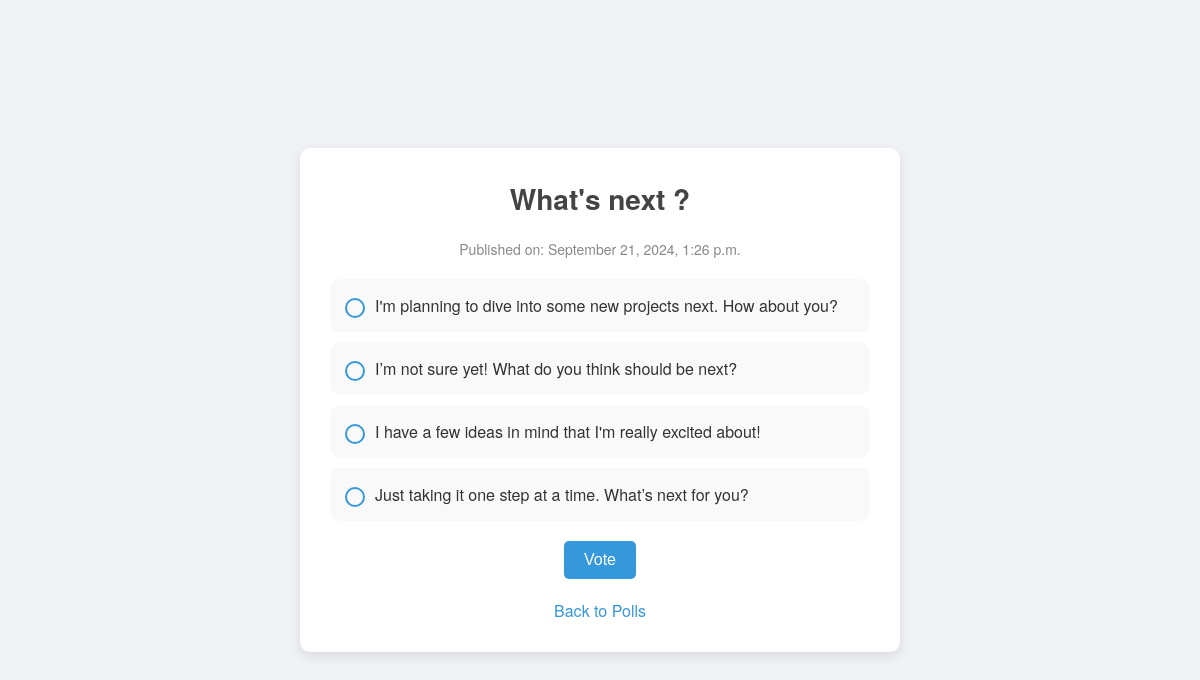
Screenshot of /polls/4/ with the database file from the repository.
### polls/models.py (models this page shows, shortened)
class Question(models.Model):
    question_text = models.CharField(max_length=200)
    pub_date = models.DateTimeField("date published")

class Choice(models.Model):
    question = models.ForeignKey(Question, on_delete=models.CASCADE)
    choice_text = models.CharField(max_length=200)
    votes = models.IntegerField(default=0)

### polls/views.py (the view)
# urls.py: path("<int:pk>/", view=views.DetailView.as_view(), name="detail"),
class DetailView(generic.DetailView):
    model = Question
    template_name = "polls/question_detail.html"
    """
    Excludes any questions that aren't published yet.
    """
    def get_queryset(self) -> QuerySet[Any]:
        return Question.objects.filter(pub_date__lte=timezone.now())

### polls/templates/polls/question_detail.html (shortened to what this page needs)
<!DOCTYPE html>
<html lang="en">
<head>
</head>
<body>
    <div class="container">
        <h1>{{ question.question_text }}</h1>
        <div class="pub-date">Published on: {{ question.pub_date|date:"F j, Y, g:i a" }}</div>
        <form action="{% url 'polls:vote' question.id %}" method="post">
            <ul class="choices">
                {% for choice in question.choice_set.all %}
                <li class="choice-item">
                    <label class="choice">
                        <span class="custom-radio"></span>
                        {{ choice.choice_text }}
                    </label>
                </li>
                {% endfor %}
            </ul>
            <button type="submit">Vote</button>
        </form>
        <a href="{% url 'polls:index' %}" class="back-link">Back to Polls</a>
    </div>
</body>
</html>

### polls/templates/polls/question_detail.html (style rules this page uses)
* { margin: 0; padding: 0; box-sizing: border-box; }
body { font-family: 'Helvetica Neue', Arial, sans-serif; background-color: #f0f2f5; color: #333; display: flex; justify-content: center; align-items: center; min-height: 100vh; padding: 20px; }
.container { background-color: #fff; border-radius: 10px; box-shadow: 0 4px 12px rgba(0, 0, 0, 0.1); max-width: 600px; width: 100%; padding: 30px; text-align: center; }
h1 { font-size: 28px; color: #444; margin-bottom: 20px; }
.pub-date { font-size: 14px; color: #888; margin-bottom: 20px; }
.choices { list-style-type: none; padding: 0; }
.choice-item { background-color: #f9f9f9; margin: 10px 0; padding: 15px; border-radius: 10px; transition: box-shadow 0.2s; cursor: pointer; }
label { display: flex; align-items: center; width: 100%; text-align: left; }
.custom-radio { width: 20px; height: 20px; border-radius: 50%; border: 2px solid #3498db; display: inline-block; margin-right: 10px; position: relative; top: 2px; }
button { background-color: #3498db; color: white; border: none; padding: 10px 20px; border-radius: 5px; cursor: pointer; font-size: 16px; margin-top: 10px; transition: background-color 0.2s; }
.back-link { display: block; margin-top: 20px; text-decoration: none; color: #3498db; }

### rows the page displays
Question: question_text "What's next ?", pub_date "September 21, 2024, 1:26 p.m."
Choice: choice_text "I'm planning to dive into some new projects next. How about you?"
Choice: choice_text "I’m not sure yet! What do you think should be next?"
Choice: choice_text "I have a few ideas in mind that I'm really excited about!"
Choice: choice_text "Just taking it one step at a time. What’s next for you?"
